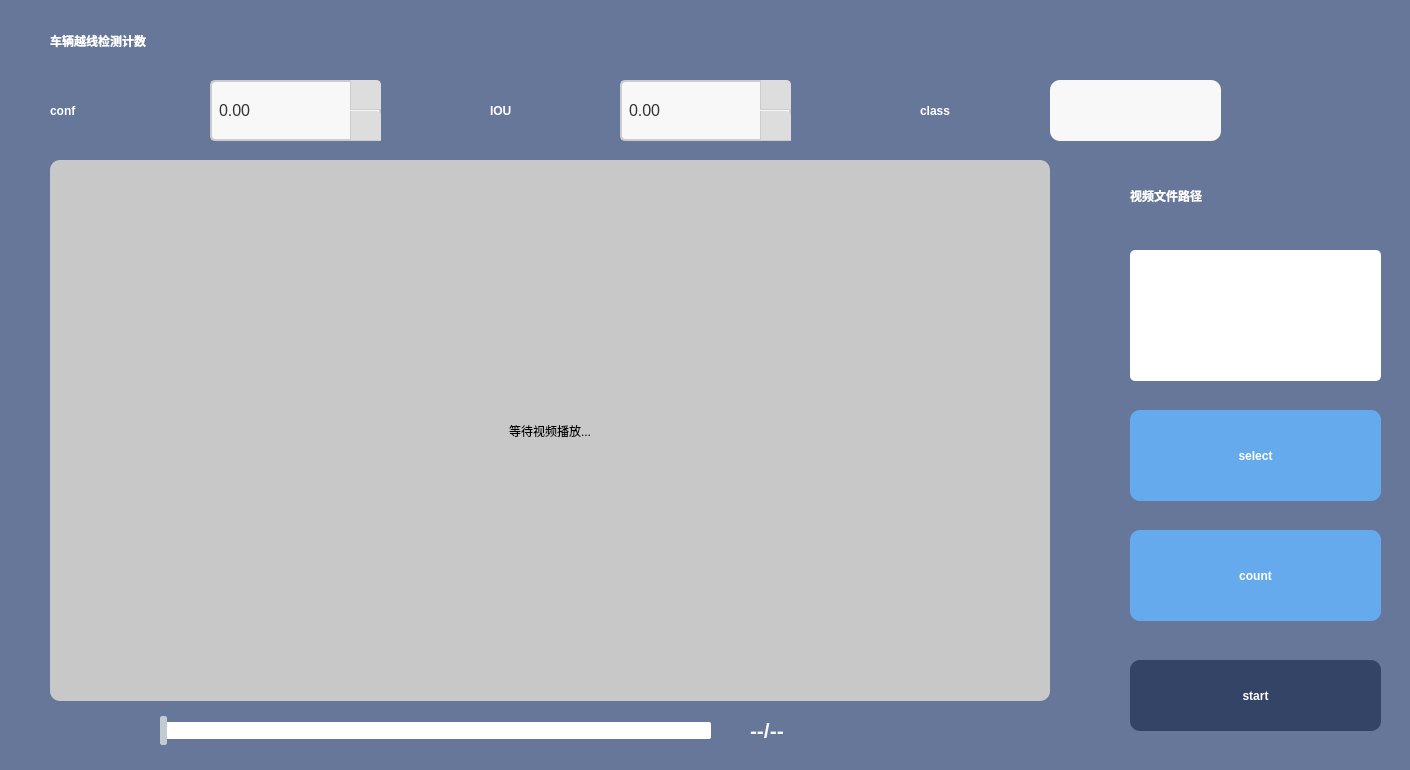
    <widget class="QWidget" name="tab_4">
     <property name="styleSheet">
      <string notr="true">QWidget{
	background-color: #667799;
}</string>
     </property>
     <attribute name="title">
      <string>Tab 4</string>
     </attribute>
     <widget class="QLabel" name="label_13">
      <property name="geometry">
       <rect>
        <x>50</x>
        <y>10</y>
        <width>401</width>
        <height>61</height>
       </rect>
      </property>
      <property name="styleSheet">
       <string notr="true">QLabel{
	font: 18pt &quot;黑体&quot;;
	font-weight: bold;
	color: #ffffff;
}</string>
      </property>
      <property name="text">
       <string>车辆越线检测计数</string>
      </property>
     </widget>
     <widget class="QTextBrowser" name="count_path">
      <property name="geometry">
       <rect>
        <x>1130</x>
        <y>250</y>
        <width>251</width>
        <height>131</height>
       </rect>
      </property>
      <property name="styleSheet">
       <string notr="true">QTextBrowser{
	background-color: white;
	border-radius:5%;
	border: 0;
	font-size: 10pt;
	padding: 10px;
}</string>
      </property>
     </widget>
     <widget class="QSlider" name="slider4">
      <property name="geometry">
       <rect>
        <x>160</x>
        <y>710</y>
        <width>551</width>
        <height>41</height>
       </rect>
      </property>
      <property name="styleSheet">
       <string notr="true">/*horizontal ：水平QSlider*/
QSlider::groove:horizontal {
border: 0px solid #111;
}

/*1.滑动过的槽设计参数*/
QSlider::sub-page:horizontal {
 /*槽颜色*/
background: rgb(20,120,255);
 /*外环区域倒圆角度*/
border-radius: 2px;
 /*上遮住区域高度*/
margin-top:8px;
 /*下遮住区域高度*/
margin-bottom:8px;
}

/*2.未滑动过的槽设计参数*/
QSlider::add-page:horizontal {
/*槽颜色*/
background: rgb(255,255, 255);
/*外环大小0px就是不显示，默认也是0*/
border: 0px solid #777;
/*外环区域倒圆角度*/
border-radius: 2px;
 /*上遮住区域高度*/
margin-top:12px;
 /*下遮住区域高度*/
margin-bottom:12px;
}
 
/*3.平时滑动的滑块设计参数*/
QSlider::handle:horizontal {
/*滑块颜色*/
background: rgb(193,204,208);
/*滑块的宽度*/
width: 5px;
/*滑块外环为1px，再加颜色*/
border: 1px solid rgb(193,204,208);
 /*滑块外环倒圆角度*/
border-radius: 2px; 
 /*上遮住区域高度*/
margin-top:6px;
 /*下遮住区域高度*/
margin-bottom:6px;
}

/*4.手动拉动时显示的滑块设计参数*/
QSlider::handle:horizontal:hover {
/*滑块颜色*/
background: rgb(193,204,208);
/*滑块的宽度*/
width: 10px;
/*滑块外环为1px，再加颜色*/
border: 1px solid rgb(193,204,208);
 /*滑块外环倒圆角度*/
border-radius: 5px; 
 /*上遮住区域高度*/
margin-top:4px;
 /*下遮住区域高度*/
margin-bottom:4px;
}
</string>
      </property>
      <property name="orientation">
       <enum>Qt::Horizontal</enum>
      </property>
     </widget>
     <widget class="QLabel" name="time4">
      <property name="geometry">
       <rect>
        <x>750</x>
        <y>700</y>
        <width>101</width>
        <height>61</height>
       </rect>
      </property>
      <property name="font">
       <font>
        <family>Arial</family>
        <pointsize>16</pointsize>
        <weight>75</weight>
        <bold>true</bold>
       </font>
      </property>
      <property name="styleSheet">
       <string notr="true">QLabel{
	font-size: 16pt;
	font-weight: bold;
	color: #f8f8f8;
}</string>
      </property>
      <property name="text">
       <string>--/--</string>
      </property>
     </widget>
     <widget class="QPushButton" name="choose_btn4">
      <property name="geometry">
       <rect>
        <x>1130</x>
        <y>410</y>
        <width>251</width>
        <height>91</height>
       </rect>
      </property>
      <property name="styleSheet">
       <string notr="true">QPushButton{
	font: 14pt &quot;Consolas&quot;;
	font-weight: bold;
	background-color: #66aaee;
	border-radius: 10%;
	color: white
}</string>
      </property>
      <property name="text">
       <string>select</string>
      </property>
     </widget>
     <widget class="QPushButton" name="count_btn">
      <property name="geometry">
       <rect>
        <x>1130</x>
        <y>530</y>
        <width>251</width>
        <height>91</height>
       </rect>
      </property>
      <property name="styleSheet">
       <string notr="true">QPushButton{
	font: 14pt &quot;Consolas&quot;;
	font-weight: bold;
	background-color: #66aaee;
	border-radius: 10%;
	color: white
}</string>
      </property>
      <property name="text">
       <string>count</string>
      </property>
     </widget>
     <widget class="QLabel" name="video4">
      <property name="geometry">
       <rect>
        <x>50</x>
        <y>160</y>
        <width>1000</width>
        <height>541</height>
       </rect>
      </property>
      <property name="styleSheet">
       <string notr="true">
           QLabel {
            background-color: rgb(200, 200, 200);  border-radius:10%; }
          </string>
      </property>
      <property name="text">
       <string>等待视频播放...</string>
      </property>
      <property name="alignment">
       <set>Qt::AlignCenter</set>
      </property>
     </widget>
     <widget class="QPushButton" name="play_pause4">
      <property name="geometry">
       <rect>
        <x>1130</x>
        <y>660</y>
        <width>251</width>
        <height>71</height>
       </rect>
      </property>
      <property name="styleSheet">
       <string notr="true">QPushButton{
	font: 12pt &quot;Consolas&quot;;
	font-weight: bold;
	background-color: #334466;
	border-radius: 10%;
	color: white
}</string>
      </property>
      <property name="text">
       <string>start</string>
      </property>
     </widget>
     <widget class="QLabel" name="label_16">
      <property name="geometry">
       <rect>
        <x>920</x>
        <y>80</y>
        <width>121</width>
        <height>61</height>
       </rect>
      </property>
      <property name="styleSheet">
       <string notr="true">QLabel{
	font: 16pt &quot;Arial&quot;;
	font-weight: bold;
	color: #ffffff;
}</string>
      </property>
      <property name="text">
       <string>class</string>
      </property>
     </widget>
     <widget class="QDoubleSpinBox" name="conf4">
      <property name="geometry">
       <rect>
        <x>210</x>
        <y>80</y>
        <width>171</width>
        <height>61</height>
       </rect>
      </property>
      <property name="styleSheet">
       <string notr="true">    QDoubleSpinBox {
        background-color: #f8f8f8;
        border: 2px solid #ccc;
        border-radius: 5px;
        padding: 5px;
        font-size: 12pt;
        color: #333;
    }
    QDoubleSpinBox::up-button {
        subcontrol-origin: border;
        subcontrol-position: top right;
        width: 30px;
        border-left: 1px solid #ccc;
        border-bottom: 1px solid #ccc;
        border-top-right-radius: 5px;
        background-color: #ddd;
    }
    QDoubleSpinBox::down-button {
        subcontrol-origin: border;
        subcontrol-position: bottom right;
        width: 30px;
        border-left: 1px solid #ccc;
        border-bottom: 1px solid #ccc;
        border-top-right-radius: 5px;
        background-color: #ddd;

    }
    QDoubleSpinBox::up-button:hover, QDoubleSpinBox::down-button:hover {
        background-color: #ccc;
    }
    QDoubleSpinBox::up-arrow {
        width: 10px;
        height: 10px;
        image: url(D:/MyCode/public_project/yolov8-traffic-app/ui/up.png);  /* 使用资源文件中的图标 */
    }
    QDoubleSpinBox::down-arrow {
        width: 10px;
        height: 10px;
        image: url(D:/MyCode/public_project/yolov8-traffic-app/ui/down.png);  /* 使用资源文件中的图标 */
    }</string>
      </property>
     </widget>
     <widget class="QLabel" name="label_22">
      <property name="geometry">
       <rect>
        <x>490</x>
        <y>80</y>
        <width>141</width>
        <height>61</height>
       </rect>
      </property>
      <property name="styleSheet">
       <string notr="true">QLabel{
	font: 16pt &quot;Arial&quot;;
	font-weight: bold;
	color: #ffffff;
}</string>
      </property>
      <property name="text">
       <string>IOU</string>
      </property>
     </widget>
     <widget class="QDoubleSpinBox" name="IOU4">
      <property name="geometry">
       <rect>
        <x>620</x>
        <y>80</y>
        <width>171</width>
        <height>61</height>
       </rect>
      </property>
      <property name="styleSheet">
       <string notr="true">    QDoubleSpinBox {
        background-color: #f8f8f8;
        border: 2px solid #ccc;
        border-radius: 5px;
        padding: 5px;
        font-size: 12pt;
        color: #333;
    }
    QDoubleSpinBox::up-button {
        subcontrol-origin: border;
        subcontrol-position: top right;
        width: 30px;
        border-left: 1px solid #ccc;
        border-bottom: 1px solid #ccc;
        border-top-right-radius: 5px;
        background-color: #ddd;
    }
    QDoubleSpinBox::down-button {
        subcontrol-origin: border;
        subcontrol-position: bottom right;
        width: 30px;
        border-left: 1px solid #ccc;
        border-bottom: 1px solid #ccc;
        border-top-right-radius: 5px;
        background-color: #ddd;

    }
    QDoubleSpinBox::up-button:hover, QDoubleSpinBox::down-button:hover {
        background-color: #ccc;
    }
    QDoubleSpinBox::up-arrow {
        width: 10px;
        height: 10px;
        image: url(D:/MyCode/public_project/yolov8-traffic-app/ui/up.png);  /* 使用资源文件中的图标 */
    }
    QDoubleSpinBox::down-arrow {
        width: 10px;
        height: 10px;
        image: url(D:/MyCode/public_project/yolov8-traffic-app/ui/down.png);  /* 使用资源文件中的图标 */
    }</string>
      </property>
     </widget>
     <widget class="QLabel" name="label_25">
      <property name="geometry">
       <rect>
        <x>50</x>
        <y>80</y>
        <width>121</width>
        <height>61</height>
       </rect>
      </property>
      <property name="styleSheet">
       <string notr="true">QLabel{
	font: 16pt &quot;Arial&quot;;
	font-weight: bold;
	color: #ffffff;
}</string>
      </property>
      <property name="text">
       <string>conf</string>
      </property>
     </widget>
     <widget class="QLineEdit" name="class4">
      <property name="geometry">
       <rect>
        <x>1050</x>
        <y>80</y>
        <width>171</width>
        <height>61</height>
       </rect>
      </property>
      <property name="styleSheet">
       <string notr="true">QLineEdit{
	background-color: #f8f8f8;
	font-size: 12pt;
	border: 0;
	padding: 10px;
    border-radius: 10%;
}</string>
      </property>
     </widget>
     <widget class="QLabel" name="label_29">
      <property name="geometry">
       <rect>
        <x>1130</x>
        <y>170</y>
        <width>271</width>
        <height>51</height>
       </rect>
      </property>
      <property name="styleSheet">
       <string notr="true">QLabel{
	font: 16pt &quot;黑体&quot;;
	font-weight: bold;
	color: #ffffff;
}</string>
      </property>
      <property name="text">
       <string>视频文件路径</string>
      </property>
     </widget>
    </widget>
